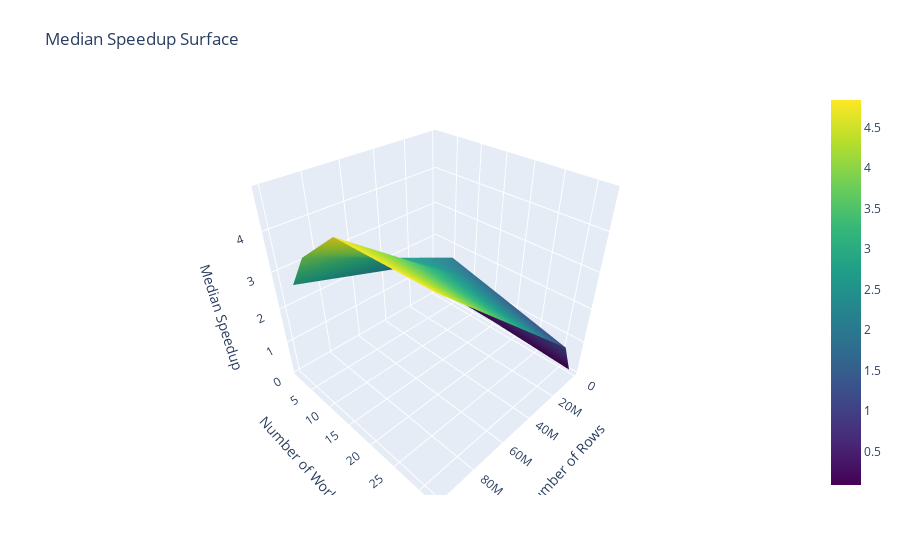

Notebook code for this chart:
### Code cell
# Pivot the data
pivot = df_median_speedup.pivot(
    index="num_workers",
    columns="num_rows",
    values="speedup"
)

fig = go.Figure(
    data=[
        go.Surface(
            x=pivot.columns.values,        # num_rows,
            y=pivot.index.values,          # num_workers,
            z=pivot.values,                # speedup,
            colorscale="Viridis"
        )
    ]
)

fig.update_layout(
    title="Median Speedup Surface",
    autosize=True,
    scene=dict(
        xaxis_title="Number of Rows",
        yaxis_title="Number of Workers",
        zaxis_title="Median Speedup",
    ),
    margin=dict(l=65, r=50, b=65, t=90)
)

fig.show()

### Figure 1 — Plotly figure (JSON) as saved in the notebook; plotly's stock layout.template omitted (floating-point values rounded to 4 significant figures)
{"data": [{"colorscale": [[0, "#440154"], [0.1111, "#482878"], [0.2222, "#3e4989"], [0.3333, "#31688e"], [0.4444, "#26828e"], [0.5556, "#1f9e89"], [0.6667, "#35b779"], [0.7778, "#6ece58"], [0.8889, "#b5de2b"], [1, "#fde725"]], "type": "surface", "x": [1000000, 10000000, 100000000], "y": [1, 2, 4, 8, 16, 32], "z": [[0.1592, 0.6226, NaN], [0.1807, 1.047, NaN], [0.2667, 1.556, 2.887], [0.2614, 1.981, 3.826], [0.233, 1.687, 4.765], [0.08502, 1.094, 4.839]]}], "layout": {"autosize": true, "margin": {"b": 65, "l": 65, "r": 50, "t": 90}, "scene": {"xaxis": {"title": {"text": "Number of Rows"}}, "yaxis": {"title": {"text": "Number of Workers"}}, "zaxis": {"title": {"text": "Median Speedup"}}}, "title": {"text": "Median Speedup Surface"}}}
